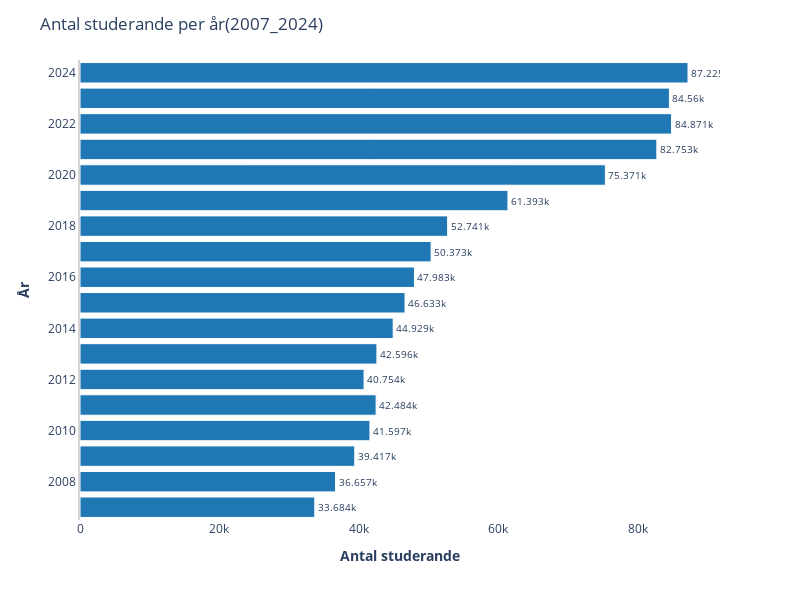

The notebook cell saved with this chart:
### Code cell
def create_indicator_bar(df, **options):
    fig = px.bar(df, y="Year", x="Value", orientation="h", color_discrete_sequence=["#1f77b4"], text="Value",)
    fig.update_layout(
        title="Antal studerande per år(2007_2024)",
        yaxis=dict(linecolor="lightgray", linewidth=2, showline=True, title=dict(text=f"<b>{options.get('xlabel')}</b>")),
        xaxis=dict(
            title = dict(text=f"<b>{options.get('ylabel')}</b>")),
        height=600,
        width=800, 
        plot_bgcolor="rgba(0,0,0,0)"
        
    )
    fig.update_traces(
        texttemplate="%{x}",
        textposition="outside",
        marker=dict(line=dict(color="white", width=1)),
        hovertemplate="<b>%{x}</b> studerande<br>%{y}",
        textfont_size=10
    )
    return fig
create_indicator_bar(df_antal_studerande , ylabel="Antal studerande", xlabel="År").show()

### Figure 1 — Plotly figure (JSON) as saved in the notebook; plotly's stock layout.template omitted (floating-point values rounded to 4 significant figures)
{"data": [{"hovertemplate": "<b>%{x}</b> studerande<br>%{y}", "legendgroup": "", "marker": {"color": "#1f77b4", "line": {"color": "white", "width": 1}, "pattern": {"shape": ""}}, "name": "", "orientation": "h", "showlegend": false, "text": [33680.0, 36660.0, 39420.0, 41600.0, 42480.0, 40750.0, 42600.0, 44930.0, 46630.0, 47980.0, 50370.0, 52740.0, 61390.0, 75370.0, 82750.0, 84870.0, 84560.0, 87220.0], "textfont": {"size": 10}, "textposition": "outside", "texttemplate": "%{x}", "type": "bar", "x": [33680.0, 36660.0, 39420.0, 41600.0, 42480.0, 40750.0, 42600.0, 44930.0, 46630.0, 47980.0, 50370.0, 52740.0, 61390.0, 75370.0, 82750.0, 84870.0, 84560.0, 87220.0], "xaxis": "x", "y": [2007, 2008, 2009, 2010, 2011, 2012, 2013, 2014, 2015, 2016, 2017, 2018, 2019, 2020, 2021, 2022, 2023, 2024], "yaxis": "y"}], "layout": {"barmode": "relative", "height": 600, "legend": {"tracegroupgap": 0}, "margin": {"t": 60}, "plot_bgcolor": "rgba(0,0,0,0)", "title": {"text": "Antal studerande per år(2007_2024)"}, "width": 800, "xaxis": {"anchor": "y", "domain": [0, 1], "title": {"text": "<b>Antal studerande</b>"}}, "yaxis": {"anchor": "x", "domain": [0, 1], "linecolor": "lightgray", "linewidth": 2, "showline": true, "title": {"text": "<b>År</b>"}}}}
